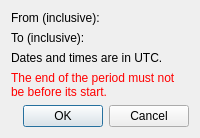
<?xml version="1.0" encoding="UTF-8"?>
<ui version="4.0">
  <class>QSOFilterDateRangeDialog</class>
  <widget class="QDialog" name="QSOFilterDateRangeDialog">
    <property name="windowTitle">
      <string>Custom Period</string>
    </property>
    <layout class="QFormLayout" name="formLayout">
      <item row="0" column="0">
        <widget class="QLabel" name="fromLabel">
          <property name="text">
            <string>From (inclusive):</string>
          </property>
        </widget>
      </item>
      <item row="0" column="1">
        <widget class="QWidget" name="fromBoundary" native="true"/>
      </item>
      <item row="1" column="0">
        <widget class="QLabel" name="toLabel">
          <property name="text">
            <string>To (inclusive):</string>
          </property>
        </widget>
      </item>
      <item row="1" column="1">
        <widget class="QWidget" name="toBoundary" native="true"/>
      </item>
      <item row="2" column="0" colspan="2">
        <widget class="QLabel" name="utcLabel">
          <property name="text">
            <string>Dates and times are in UTC.</string>
          </property>
        </widget>
      </item>
      <item row="3" column="0" colspan="2">
        <widget class="QLabel" name="errorLabel">
          <property name="text"><string>The end of the period must not be before its start.</string></property>
          <property name="wordWrap"><bool>true</bool></property>
          <property name="styleSheet"><string notr="true">color: red;</string></property>
        </widget>
      </item>
      <item row="4" column="0" colspan="2">
        <widget class="QDialogButtonBox" name="buttonBox">
          <property name="standardButtons">
            <set>QDialogButtonBox::Cancel|QDialogButtonBox::Ok</set>
          </property>
        </widget>
      </item>
    </layout>
  </widget>
  <resources/>
  <connections/>
</ui>
